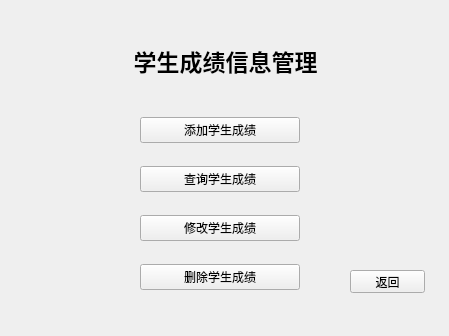
<?xml version="1.0" encoding="UTF-8"?>
<ui version="4.0">
 <class>GradeInfo</class>
 <widget class="QMainWindow" name="GradeInfo">
  <property name="geometry">
   <rect>
    <x>0</x>
    <y>0</y>
    <width>449</width>
    <height>336</height>
   </rect>
  </property>
  <property name="windowTitle">
   <string>学生成绩</string>
  </property>
  <property name="styleSheet">
   <string notr="true">background-image: url(:/background/8.jpg);</string>
  </property>
  <widget class="QWidget" name="centralwidget">
   <widget class="QPushButton" name="exit">
    <property name="geometry">
     <rect>
      <x>350</x>
      <y>270</y>
      <width>75</width>
      <height>23</height>
     </rect>
    </property>
    <property name="styleSheet">
     <string notr="true">background-image: url(:/background/4.jpg);</string>
    </property>
    <property name="text">
     <string>返回</string>
    </property>
   </widget>
   <widget class="QLabel" name="label">
    <property name="geometry">
     <rect>
      <x>80</x>
      <y>40</y>
      <width>291</width>
      <height>41</height>
     </rect>
    </property>
    <property name="font">
     <font>
      <pointsize>17</pointsize>
      <weight>75</weight>
      <bold>true</bold>
     </font>
    </property>
    <property name="text">
     <string>学生成绩信息管理</string>
    </property>
    <property name="alignment">
     <set>Qt::AlignCenter</set>
    </property>
   </widget>
   <widget class="QWidget" name="verticalLayoutWidget">
    <property name="geometry">
     <rect>
      <x>140</x>
      <y>100</y>
      <width>160</width>
      <height>211</height>
     </rect>
    </property>
    <layout class="QVBoxLayout" name="verticalLayout">
     <item>
      <widget class="QPushButton" name="addfinfo">
       <property name="styleSheet">
        <string notr="true">background-image: url(:/background/4.jpg);</string>
       </property>
       <property name="text">
        <string>添加学生成绩</string>
       </property>
      </widget>
     </item>
     <item>
      <widget class="QPushButton" name="selectinfo">
       <property name="styleSheet">
        <string notr="true">background-image: url(:/background/4.jpg);</string>
       </property>
       <property name="text">
        <string>查询学生成绩</string>
       </property>
      </widget>
     </item>
     <item>
      <widget class="QPushButton" name="changeinfo">
       <property name="styleSheet">
        <string notr="true">background-image: url(:/background/4.jpg);</string>
       </property>
       <property name="text">
        <string>修改学生成绩</string>
       </property>
      </widget>
     </item>
     <item>
      <widget class="QPushButton" name="deleteinfo">
       <property name="styleSheet">
        <string notr="true">background-image: url(:/background/4.jpg);</string>
       </property>
       <property name="text">
        <string>删除学生成绩</string>
       </property>
      </widget>
     </item>
    </layout>
   </widget>
  </widget>
 </widget>
 <resources/>
 <connections/>
</ui>
